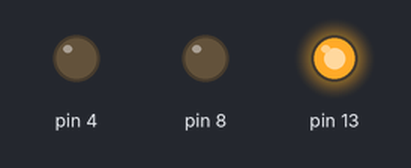
Simulated run of this sketch. Board: Arduino Uno, built with avr-gcc and run on an emulated ATmega328P. On the bench: output pins drawn as LEDs (lit = HIGH).

Above: at 0.2 s.
At 9.7 s:
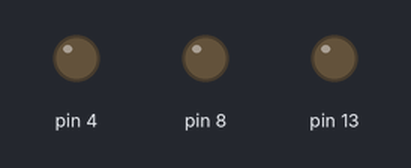
At 19.2 s:
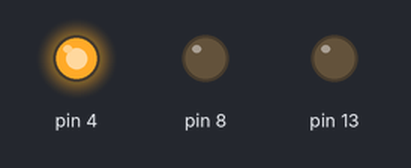
At 38.2 s:
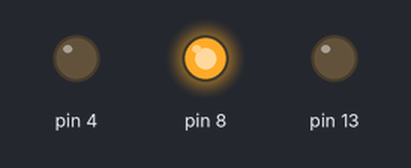
Timing chart, 0 to 39.0 s (numbered marks = the images above):
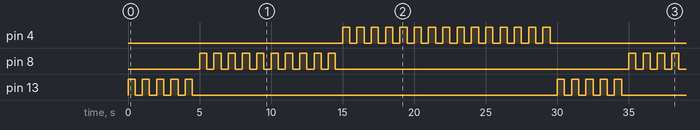

Measured:
- by itself, pin 4: repeats every 30.0 s: HIGH 0.50 s, LOW 15.5 s, 14 × (HIGH 0.50 s, LOW 0.50 s)
- by itself, pin 8: repeats every 30.0 s: 9 × (LOW 0.50 s, HIGH 0.50 s), LOW 20.5 s, HIGH 0.50 s
- by itself, pin 13: repeats every 30.0 s: 4 × (LOW 0.50 s, HIGH 0.50 s), LOW 25.5 s, HIGH 0.50 s

The sketch:

led_blink.ino
```cpp
void setup() {
  // put your setup code here, to run once:
  pinMode(13, OUTPUT);
  pinMode(8, OUTPUT);
  pinMode(4, OUTPUT);
}

void loop() {
  // put your main code here, to run repeatedly:
  for (int i = 0; i < 5; i++) {
    digitalWrite(13, HIGH);
    delay(500);
    digitalWrite(13, LOW);
    delay(500);
  }

  for (int i = 0; i < 10; i++) {
    digitalWrite(8, HIGH);
    delay(500);
    digitalWrite(8, LOW);
    delay(500);
  }

  for (int i = 0; i < 15; i++) {
    digitalWrite(4, HIGH);
    delay(500);
    digitalWrite(4, LOW);
    delay(500);
  }
}
```
